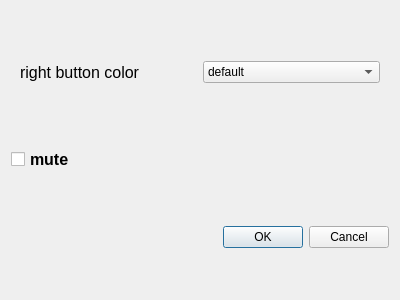
<?xml version="1.0" encoding="UTF-8"?>
<ui version="4.0">
 <class>setall_dialog</class>
 <widget class="QDialog" name="setall_dialog">
  <property name="geometry">
   <rect>
    <x>0</x>
    <y>0</y>
    <width>400</width>
    <height>300</height>
   </rect>
  </property>
  <property name="windowTitle">
   <string>Dialog</string>
  </property>
  <layout class="QGridLayout" name="gridLayout">
   <item row="0" column="0" colspan="2">
    <widget class="QWidget" name="right_btn" native="true">
     <property name="maximumSize">
      <size>
       <width>16777215</width>
       <height>40</height>
      </size>
     </property>
     <layout class="QHBoxLayout" name="horizontalLayout">
      <property name="topMargin">
       <number>0</number>
      </property>
      <property name="bottomMargin">
       <number>0</number>
      </property>
      <item>
       <widget class="QLabel" name="label">
        <property name="font">
         <font>
          <pointsize>12</pointsize>
         </font>
        </property>
        <property name="text">
         <string>right button color</string>
        </property>
       </widget>
      </item>
      <item>
       <widget class="QComboBox" name="right_color">
        <item>
         <property name="text">
          <string>default</string>
         </property>
        </item>
        <item>
         <property name="text">
          <string>custom</string>
         </property>
        </item>
       </widget>
      </item>
     </layout>
    </widget>
   </item>
   <item row="4" column="0" colspan="2">
    <widget class="QDialogButtonBox" name="buttonBox">
     <property name="orientation">
      <enum>Qt::Horizontal</enum>
     </property>
     <property name="standardButtons">
      <set>QDialogButtonBox::Cancel|QDialogButtonBox::Ok</set>
     </property>
    </widget>
   </item>
   <item row="3" column="0">
    <widget class="QCheckBox" name="mute">
     <property name="sizePolicy">
      <sizepolicy hsizetype="Preferred" vsizetype="Preferred">
       <horstretch>0</horstretch>
       <verstretch>0</verstretch>
      </sizepolicy>
     </property>
     <property name="maximumSize">
      <size>
       <width>16777215</width>
       <height>40</height>
      </size>
     </property>
     <property name="font">
      <font>
       <pointsize>12</pointsize>
       <weight>75</weight>
       <bold>true</bold>
      </font>
     </property>
     <property name="text">
      <string>mute</string>
     </property>
    </widget>
   </item>
  </layout>
 </widget>
 <resources/>
 <connections>
  <connection>
   <sender>buttonBox</sender>
   <signal>accepted()</signal>
   <receiver>setall_dialog</receiver>
   <slot>accept()</slot>
   <hints>
    <hint type="sourcelabel">
     <x>248</x>
     <y>254</y>
    </hint>
    <hint type="destinationlabel">
     <x>157</x>
     <y>274</y>
    </hint>
   </hints>
  </connection>
  <connection>
   <sender>buttonBox</sender>
   <signal>rejected()</signal>
   <receiver>setall_dialog</receiver>
   <slot>reject()</slot>
   <hints>
    <hint type="sourcelabel">
     <x>316</x>
     <y>260</y>
    </hint>
    <hint type="destinationlabel">
     <x>286</x>
     <y>274</y>
    </hint>
   </hints>
  </connection>
 </connections>
</ui>
